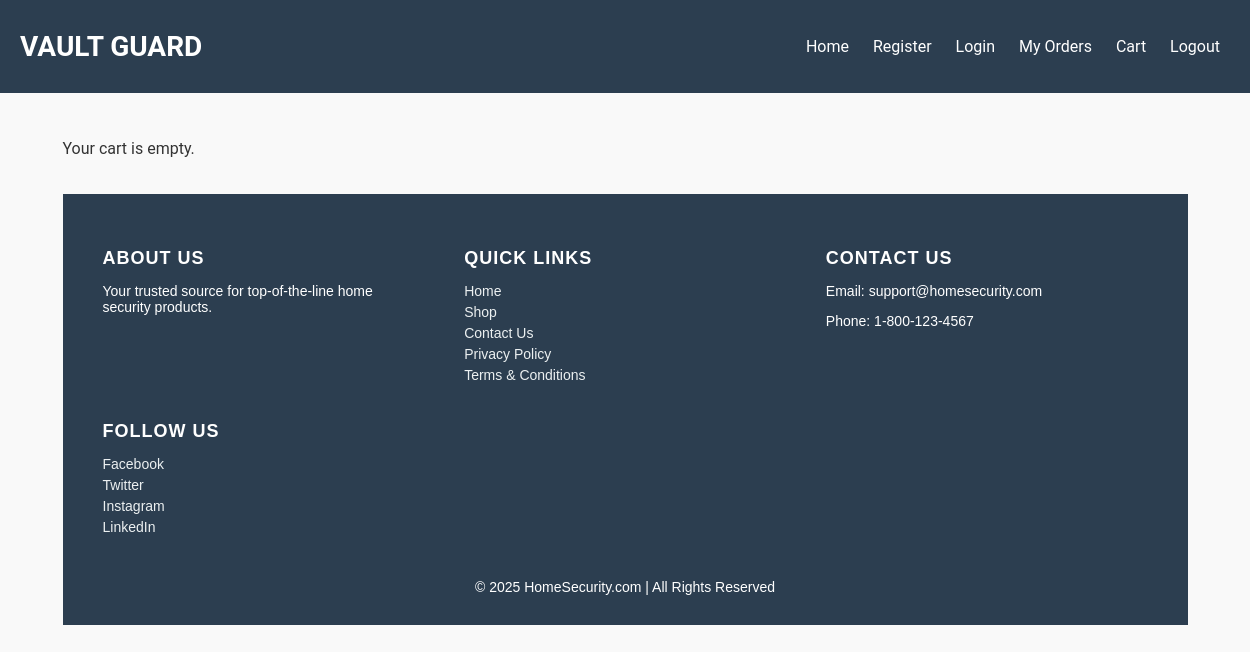
Before: /cart/ (signed in) with the older database file.
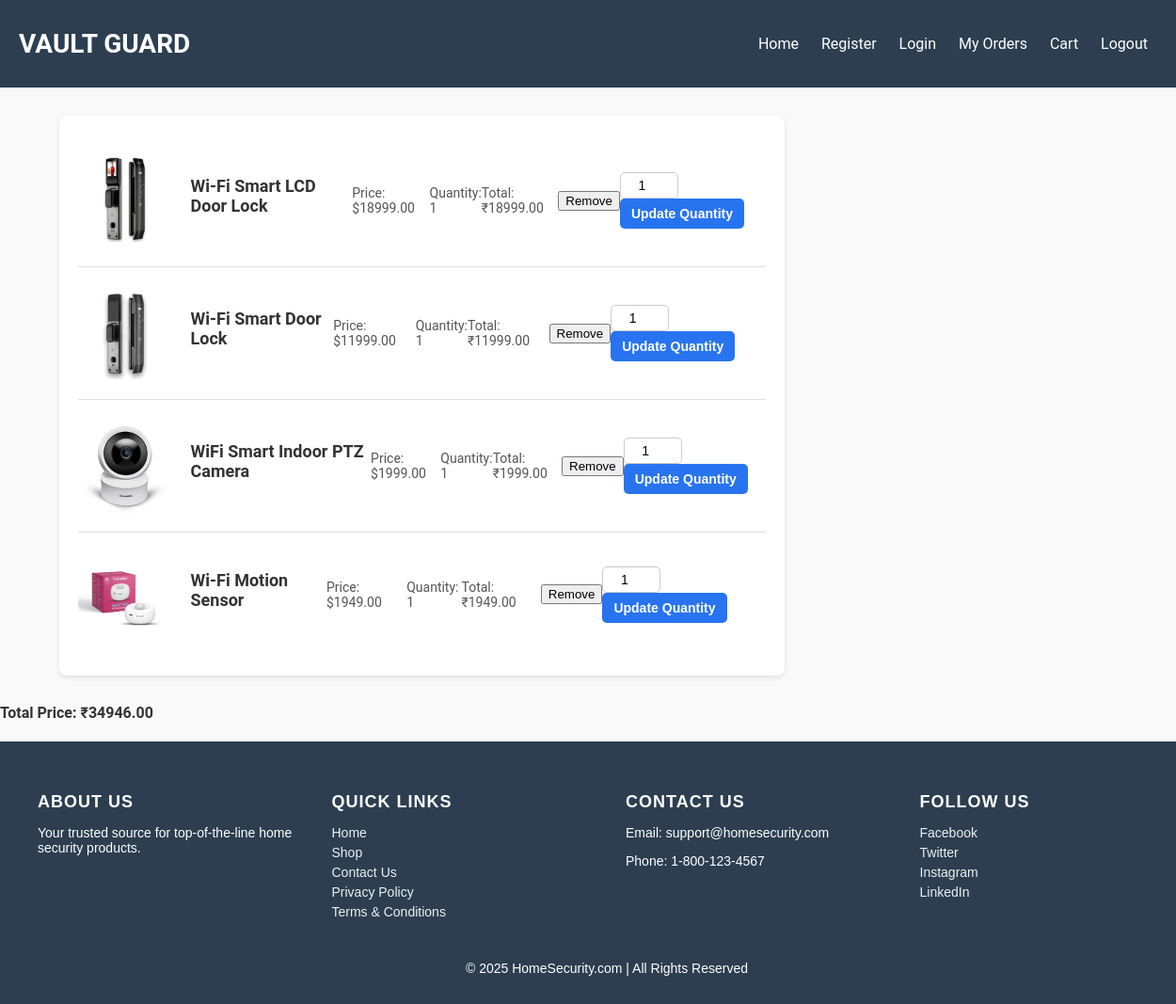
After: the same page with the newer database file.
### app/models.py (models this page shows, shortened)
class CartItem(models.Model):
    cart = models.ForeignKey(Cart, related_name='items', on_delete=models.CASCADE)
    product = models.ForeignKey(Product, on_delete=models.CASCADE)
    quantity = models.PositiveIntegerField(default=1)
    def get_total_price(self):
        return self.product.price * self.quantity

class Product(models.Model):
    name = models.CharField(max_length=200)
    description = models.TextField()
    price = models.DecimalField(max_digits=10, decimal_places=2)
    stock = models.IntegerField()
    image = models.ImageField(upload_to='products/')
    category = models.CharField(max_length=100)

### app/views.py (the view)
# urls.py: path('cart/', views.view_cart, name='view_cart'),
def view_cart(request):
    cart, created = Cart.objects.get_or_create(user=request.user)
    cart_items = cart.items.all()
    total_price = cart.get_total_price()
    return render(request, 'view_cart.html', {'cart_items': cart_items, 'total_price': total_price})

### app/models.py (called while the page is built)
    def get_total_price(self):
        total = sum(item.get_total_price() for item in self.items.all())
        return total

### templates/view_cart.html (shortened to what this page needs)
<!DOCTYPE html>
<html lang="en">
<head>
    {% load static %}
    <link rel="stylesheet" href="{% static 'css/cart.css' %}">
</head>
<body>
       <header class="navbar">
        <div class="navbar-left">
            <h1>VAULT GUARD</h1>
        </div>
        <nav class="navbar-right">
            <a href="/">Home</a>
            <a href="{% url 'register' %}">Register</a>
            <a href="{% url 'login' %}">Login</a>
            <a href="{% url 'user_orders' %}">My Orders</a>
            <a href="{% url 'view_cart' %}">Cart</a>
            <a href="{% url 'logout' %}">Logout</a>
        </nav>
    </header>
    <div class="cart-box">
    {% if cart_items %}
        <ul class="cart-items">
            {% for item in cart_items %}
                <li>
                    <img src="{{ item.product.image.url }}" alt="{{ item.product.name }}" width="100">
                    <h3>{{ item.product.name }}</h3>
                    <p>Price: ${{ item.product.price }}</p>
                    <p>Quantity: {{ item.quantity }}</p>
                    <p>Total: ₹{{ item.get_total_price }}</p>
                    <a href="{% url 'remove_from_cart' item.product.id %}"><button>Remove</button></a>
                    <form action="{% url 'update_quantity' item.product.id 1 %}" method="post" style="display:inline;">
                        <input type="number" name="quantity" value="{{ item.quantity }}" min="1">
                        <button type="submit">Update Quantity</button>
                    </form>
                </li>
            {% endfor %}
        </ul>
    </div>
        <h4>Total Price: ₹{{ total_price }}</h4>
    {% else %}
        <p>Your cart is empty.</p>
    {% endif %}
    <footer>
        <div class="footer-container">
          <div class="footer-section">
            <h4>About Us</h4>
            <p>Your trusted source for top-of-the-line home security products.</p>
          </div>
          <div class="footer-section">
            <h4>Quick Links</h4>
            <ul>
              <li><a href="/home">Home</a></li>
              <li><a href="/shop">Shop</a></li>
              <li><a href="/contact">Contact Us</a></li>
              <li><a href="/privacy-policy">Privacy Policy</a></li>
              <li><a href="/terms">Terms & Conditions</a></li>
            </ul>
          </div>
          <div class="footer-section">
            <h4>Contact Us</h4>
            <p>Email: support@homesecurity.com</p>
            <p>Phone: 1-800-123-4567</p>
          </div>
          <div class="footer-section">
            <h4>Follow Us</h4>
            <ul>
              <li><a href="https://facebook.com/homesecurity">Facebook</a></li>
              <li><a href="https://twitter.com/homesecurity">Twitter</a></li>
              <li><a href="https://instagram.com/homesecurity">Instagram</a></li>
              <li><a href="https://linkedin.com/company/homesecurity">LinkedIn</a></li>
            </ul>
          </div>
        </div>
        <div class="footer-bottom">
          <p>&copy; 2025 HomeSecurity.com | All Rights Reserved</p>
        </div>
      </footer>
</body>
</html>

### static/css/cart.css (style rules this page uses)
body { font-family: 'Roboto', Arial, sans-serif; margin: 0; padding: 0; background-color: #f9f9f9; color: #333; }
.navbar { display: flex; justify-content: space-between; align-items: center; background-color: #2c3e50; padding: 10px 20px; color: white; }
.navbar a { color: white; text-decoration: none; margin: 0 10px; }
h1 { text-align: center; margin: 20px 0; font-size: 28px; color: white; font-weight: bold; }
.cart-box { width: 90%; margin: 30px auto; display: flex; flex-wrap: wrap; justify-content: space-between; gap: 20px; }
.cart-items { width: 65%; background: #fff; box-shadow: 0 2px 5px rgba(0, 0, 0, 0.1); border-radius: 8px; padding: 20px; list-style: none; margin: 0; }
.cart-items li { display: flex; align-items: center; justify-content: space-between; border-bottom: 1px solid #e0e0e0; padding: 20px 0; }
.cart-items li:last-child { border-bottom: none; }
.cart-items li img { width: 100px; height: auto; border-radius: 8px; margin-right: 20px; object-fit: cover; }
.cart-items li h3 { font-size: 18px; color: #333; margin: 0 0 10px; font-weight: bold; }
.cart-items li p { margin: 5px 0; font-size: 14px; color: #555; }
.cart-items li form { display: flex; align-items: center; gap: 10px; }
.cart-items li form input[type="number"] { width: 50px; padding: 5px; border: 1px solid #ccc; border-radius: 5px; text-align: center; font-size: 14px; }
.cart-items li form button { background-color: #2874f0; border: none; color: #fff; padding: 8px 12px; border-radius: 5px; font-size: 14px; cursor: pointer; font-weight: bold; transition: background-color 0.3s ease; }
footer { width: 100%; background-color: #2c3e50; color: #fff; padding: 30px 20px; font-family: Arial, sans-serif; }
.footer-container { display: flex; justify-content: space-between; flex-wrap: wrap; }
.footer-section { flex: 1; margin: 0 20px; min-width: 250px; }
.footer-section h4 { font-size: 18px; margin-bottom: 10px; text-transform: uppercase; letter-spacing: 1px; }
.footer-section p, .footer-section ul { font-size: 14px; }
.footer-section ul { list-style: none; padding: 0; }
.footer-section ul li { margin: 5px 0; }
.footer-section ul li a { color: #ecf0f1; text-decoration: none; transition: color 0.3s ease; }
.footer-bottom { text-align: center; margin-top: 30px; font-size: 14px; }
.footer-bottom p { margin: 0; }

Changed rows visible on the page:
added CartItem: product.image (picture), product.name "Wi-Fi Smart LCD Door Lock", product.price "18999.00", quantity "1", get_total_price "18999.00"
added CartItem: product.image (picture), product.name "Wi-Fi Smart Door Lock", product.price "11999.00", quantity "1", get_total_price "11999.00"
added CartItem: product.image (picture), product.name "WiFi Smart Indoor PTZ Camera", product.price "1999.00", quantity "1", get_total_price "1999.00"
added CartItem: product.image (picture), product.name "Wi-Fi Motion Sensor", product.price "1949.00", quantity "1", get_total_price "1949.00"
Other visible differences:
{{ total_price }}: (not shown) → "34946.00"
text no longer shown: "Your cart is empty."
text now shown: "Total Price: ₹"
